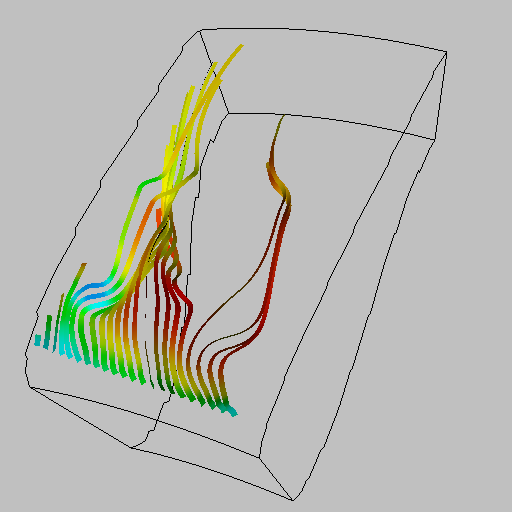

Generate this figure with Python:
#!/usr/bin/env python

# Interactively seed streamline ribbons in the combustor using two line widgets.

import os
from pathlib import Path

# Factory overrides: importing these modules registers the OpenGL rendering
# and interaction style implementations for vtkRenderingCore factory classes.
import vtkmodules.vtkInteractionStyle  # noqa: F401
import vtkmodules.vtkRenderingOpenGL2  # noqa: F401

# VTK pipeline classes used in this example
from vtkmodules.vtkCommonDataModel import vtkPolyData
from vtkmodules.vtkCommonMath import vtkRungeKutta4
from vtkmodules.vtkFiltersCore import vtkStructuredGridOutlineFilter
from vtkmodules.vtkFiltersFlowPaths import vtkStreamTracer
from vtkmodules.vtkFiltersModeling import vtkRibbonFilter
from vtkmodules.vtkIOParallel import vtkMultiBlockPLOT3DReader
from vtkmodules.vtkInteractionWidgets import vtkLineWidget
from vtkmodules.vtkRenderingCore import (
    vtkActor,
    vtkPolyDataMapper,
    vtkRenderWindow,
    vtkRenderWindowInteractor,
    vtkRenderer,
)

# Colors (normalized RGB)
silver = (0.753, 0.753, 0.753)
black = (0.0, 0.0, 0.0)

# Data directory
data_dir = Path(os.environ.get("VPE_DATA_DIR", Path(__file__).parent))

num_streamlines = 25

# Reader: load PLOT3D combustor dataset
pl3d = vtkMultiBlockPLOT3DReader()
pl3d.SetXYZFileName(str(data_dir / "combxyz.bin"))
pl3d.SetQFileName(str(data_dir / "combq.bin"))
pl3d.SetScalarFunctionNumber(100)
pl3d.SetVectorFunctionNumber(202)
pl3d.Update()

sg = pl3d.GetOutput().GetBlock(0)
scalar_range = sg.GetScalarRange()

# Seed containers for the two line widgets
seeds1 = vtkPolyData()
seeds2 = vtkPolyData()


class EnableActorCallback:
    def __init__(self, actor):
        self.actor = actor

    def __call__(self, caller, ev):
        self.actor.VisibilityOn()


class GenerateStreamlinesCallback:
    def __init__(self, poly_data, ren_win):
        self.poly_data = poly_data
        self.ren_win = ren_win

    def __call__(self, caller, ev):
        caller.GetPolyData(self.poly_data)
        self.ren_win.Render()


# Filter: streamline ribbon pipeline 1
rk4 = vtkRungeKutta4()

streamer1 = vtkStreamTracer()
streamer1.SetInputData(sg)
streamer1.SetSourceData(seeds1)
streamer1.SetMaximumPropagation(100)
streamer1.SetInitialIntegrationStep(0.2)
streamer1.SetIntegrationDirectionToForward()
streamer1.SetComputeVorticity(1)
streamer1.SetIntegrator(rk4)

ribbon1 = vtkRibbonFilter()
ribbon1.SetInputConnection(streamer1.GetOutputPort())
ribbon1.SetWidth(0.1)
ribbon1.SetWidthFactor(5)

stream_mapper1 = vtkPolyDataMapper()
stream_mapper1.SetInputConnection(ribbon1.GetOutputPort())
stream_mapper1.SetScalarRange(scalar_range)

streamline_actor1 = vtkActor()
streamline_actor1.SetMapper(stream_mapper1)
streamline_actor1.VisibilityOff()

# Filter: streamline ribbon pipeline 2
streamer2 = vtkStreamTracer()
streamer2.SetInputData(sg)
streamer2.SetSourceData(seeds2)
streamer2.SetMaximumPropagation(100)
streamer2.SetInitialIntegrationStep(0.2)
streamer2.SetIntegrationDirectionToForward()
streamer2.SetComputeVorticity(1)
streamer2.SetIntegrator(rk4)

ribbon2 = vtkRibbonFilter()
ribbon2.SetInputConnection(streamer2.GetOutputPort())
ribbon2.SetWidth(0.1)
ribbon2.SetWidthFactor(5)

stream_mapper2 = vtkPolyDataMapper()
stream_mapper2.SetInputConnection(ribbon2.GetOutputPort())
stream_mapper2.SetScalarRange(scalar_range)

streamline_actor2 = vtkActor()
streamline_actor2.SetMapper(stream_mapper2)
streamline_actor2.VisibilityOff()

# Filter: outline around the data
outline = vtkStructuredGridOutlineFilter()
outline.SetInputData(sg)

outline_mapper = vtkPolyDataMapper()
outline_mapper.SetInputConnection(outline.GetOutputPort())

outline_actor = vtkActor()
outline_actor.SetMapper(outline_mapper)
outline_actor.GetProperty().SetColor(black)

# Renderer: assemble the scene
renderer = vtkRenderer()
renderer.AddActor(outline_actor)
renderer.AddActor(streamline_actor1)
renderer.AddActor(streamline_actor2)
renderer.SetBackground(silver)

# Window: display the rendered scene
render_window = vtkRenderWindow()
render_window.AddRenderer(renderer)
render_window.SetWindowName("streamlines with line widget")
render_window.SetMultiSamples(0)
render_window.SetSize(512, 512)

# Scene: configure camera
cam = renderer.GetActiveCamera()
cam.SetClippingRange(14.216207, 68.382915)
cam.SetFocalPoint(9.718210, 0.458166, 29.399900)
cam.SetPosition(-15.827551, -16.997463, 54.003120)
cam.SetViewUp(0.616076, 0.179428, 0.766979)

# Interactor: handle mouse and keyboard events
render_window_interactor = vtkRenderWindowInteractor()
render_window_interactor.SetRenderWindow(render_window)

# Scene: line widgets for interactive streamline seeding
line_widget1 = vtkLineWidget()
line_widget1.SetResolution(num_streamlines)
line_widget1.SetInputData(sg)
line_widget1.GetPolyData(seeds1)
line_widget1.SetAlignToNone()
line_widget1.SetPoint1(0.974678, 5.073630, 31.217961)
line_widget1.SetPoint2(0.457544, -4.995921, 31.080175)
line_widget1.ClampToBoundsOn()
line_widget1.PlaceWidget()
line_widget1.SetInteractor(render_window_interactor)
line_widget1.AddObserver("StartInteractionEvent", EnableActorCallback(streamline_actor1))
line_widget1.AddObserver("InteractionEvent", GenerateStreamlinesCallback(seeds1, render_window))

line_widget2 = vtkLineWidget()
line_widget2.SetResolution(num_streamlines)
line_widget2.SetInputData(sg)
line_widget2.GetPolyData(seeds2)
line_widget2.SetKeyPressActivationValue("L")
line_widget2.SetAlignToZAxis()
line_widget2.ClampToBoundsOn()
line_widget2.PlaceWidget()
line_widget2.SetInteractor(render_window_interactor)
line_widget2.AddObserver("StartInteractionEvent", EnableActorCallback(streamline_actor2))
line_widget2.AddObserver("InteractionEvent", GenerateStreamlinesCallback(seeds2, render_window))

# Seed streamlines from widget 1's initial line position
line_widget1.GetPolyData(seeds1)
streamline_actor1.VisibilityOn()
if not os.environ.get("VTK_DEFAULT_RENDER_WINDOW_OFFSCREEN"):
    line_widget1.EnabledOn()

# Launch the interactive visualization
render_window_interactor.Initialize()
render_window_interactor.Start()
